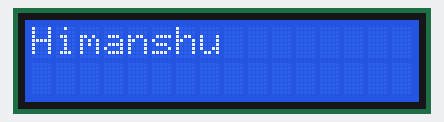
A sketch run on a simulated Arduino Uno, built with avr-gcc and run on an emulated ATmega328P. Shown: 16×2 character LCD.

Above: at 0.1 s.

The sketch:

lcdprint.ino.ino
```cpp
#include <Wire.h>

#include <LiquidCrystal_I2C.h>

#include <Wire.h>


LiquidCrystal_I2C lcd(0*27,16,2);


void setup() {
lcd.init();
lcd.backlight();  // put your setup code here, to run once:

}

void loop() {
  lcd.setCursor(0,0);
  lcd.print("Himanshu");
  delay(2000);
  lcd.clear();

  // put your main code here, to run repeatedly:

}
```
